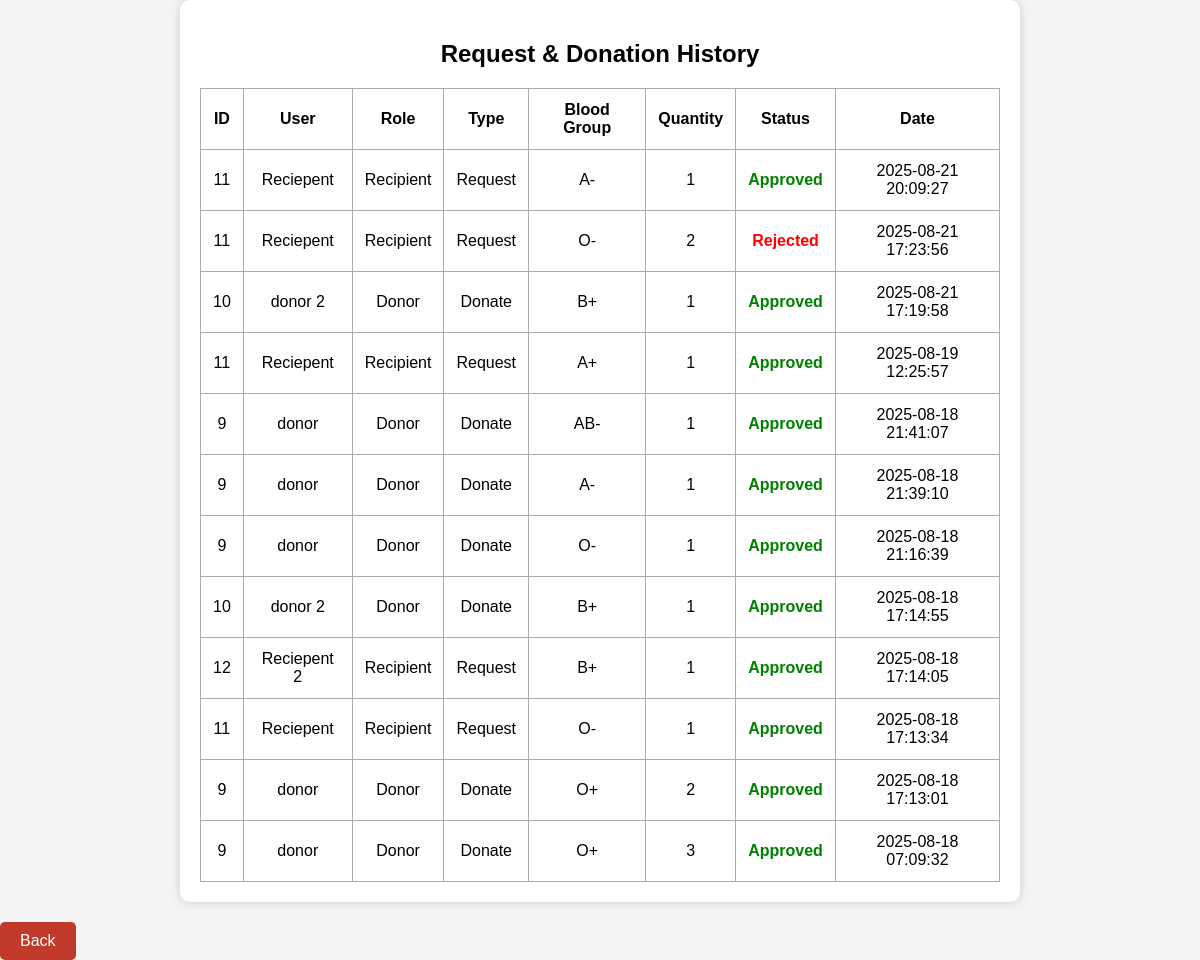
Page /admin/history.php (signed in) on the committed database.
### tables this page shows
CREATE TABLE `blood_requests` (
  `id` int(11) NOT NULL,
  `user_id` int(11) NOT NULL,
  `blood_group` varchar(5) NOT NULL,
  `quantity` int(11) NOT NULL,
  `request_type` enum('donate','request') NOT NULL,
  `status` enum('pending','approved','rejected') DEFAULT 'pending',
  `request_date` timestamp NOT NULL DEFAULT current_timestamp()
);

CREATE TABLE `users` (
  `id` int(11) NOT NULL,
  `name` varchar(100) NOT NULL,
  `email` varchar(100) NOT NULL,
  `password` varchar(255) NOT NULL,
  `role` enum('admin','donor','recipient') NOT NULL,
  `age` int(11) DEFAULT NULL,
  `gender` enum('Male','Female','Other') DEFAULT NULL,
  `phone` varchar(20) DEFAULT NULL,
  `address` text DEFAULT NULL,
  `created_at` timestamp NOT NULL DEFAULT current_timestamp()
);

### admin/history.php (the view, shortened to what this page needs)
<?php
include ('../includes/db.php');
$sql = "SELECT * FROM blood_requests , users WHERE blood_requests.status IN ('approved','rejected') AND users.id = blood_requests.user_id ORDER BY blood_requests.request_date DESC";
$res = mysqli_query($conn,$sql);
?>
<!DOCTYPE html>
<html>
<head>
    <link rel="stylesheet" href="../Css/admin.css">
</head>
<body>
<div class="dashboard">
    <h2>Request & Donation History</h2>
    <table>
        <tr>
            <th>ID</th>
            <th>User</th>
            <th>Role</th>
            <th>Type</th>
            <th>Blood Group</th>
            <th>Quantity</th>
            <th>Status</th>
            <th>Date</th>
        </tr>
        <?php while ($row = mysqli_fetch_assoc($res)) { ?>
        <tr>
            <td><?= $row['id'] ?></td>
            <td><?= htmlspecialchars($row['name']) ?></td>
            <td><?= ucfirst($row['role']) ?></td>
            <td><?= ucfirst($row['request_type']) ?></td>
            <td><?= $row['blood_group'] ?></td>
            <td><?= $row['quantity'] ?></td>
            <td>
                <?php if ($row['status'] === 'approved') { ?>
                    <span class="approved">Approved</span>
                <?php } else { ?>
                    <span class="rejected">Rejected</span>
                <?php } ?>
            </td>
            <td><?= $row['request_date'] ?></td>
        </tr>
        <?php } ?>
    </table>
</div>
<a href="dashboard.php">Back</a>
</body>
</html>

### Css/admin.css (style rules this page uses)
body { font-family: Arial; background: #f4f4f4; margin: 0; padding: 0; }
.dashboard { padding: 20px; max-width: 600px; margin: 40px auto; background: white; border-radius: 10px; box-shadow: 0 0 10px #ccc; text-align: center; }
a { color: white; background: #c0392b; padding: 10px 20px; text-decoration: none; border-radius: 5px; display: inline-block; margin-top: 20px; }
.approved { color: green; font-weight: bold; }
.rejected { color: red; font-weight: bold; }
.dashboard { max-width: 800px; margin: auto; padding: 20px; font-family: Arial, sans-serif; }
.dashboard h2 { text-align: center; margin-bottom: 20px; }
table { width: 100%; border-collapse: collapse; margin-top: 10px; }
table, th, td { border: 1px solid #aaa; }
th, td { padding: 12px; text-align: center; font-size: 16px; }

### rows in the picture
blood_requests: user "11", user.name "Reciepent", user.role "Recipient", request_type "Request", blood_group "A-", quantity "1", status "Approved", request_date "2025-08-21 20:09:27"
blood_requests: user "11", user.name "Reciepent", user.role "Recipient", request_type "Request", blood_group "O-", quantity "2", status "Rejected", request_date "2025-08-21 17:23:56"
blood_requests: user "10", user.name "donor 2", user.role "Donor", request_type "Donate", blood_group "B+", quantity "1", status "Approved", request_date "2025-08-21 17:19:58"
blood_requests: user "11", user.name "Reciepent", user.role "Recipient", request_type "Request", blood_group "A+", quantity "1", status "Approved", request_date "2025-08-19 12:25:57"
blood_requests: user "9", user.name "donor", user.role "Donor", request_type "Donate", blood_group "AB-", quantity "1", status "Approved", request_date "2025-08-18 21:41:07"
blood_requests: user "9", user.name "donor", user.role "Donor", request_type "Donate", blood_group "A-", quantity "1", status "Approved", request_date "2025-08-18 21:39:10"
blood_requests: user "9", user.name "donor", user.role "Donor", request_type "Donate", blood_group "O-", quantity "1", status "Approved", request_date "2025-08-18 21:16:39"
blood_requests: user "10", user.name "donor 2", user.role "Donor", request_type "Donate", blood_group "B+", quantity "1", status "Approved", request_date "2025-08-18 17:14:55"
blood_requests: user "12", user.name "Reciepent 2", user.role "Recipient", request_type "Request", blood_group "B+", quantity "1", status "Approved", request_date "2025-08-18 17:14:05"
blood_requests: user "11", user.name "Reciepent", user.role "Recipient", request_type "Request", blood_group "O-", quantity "1", status "Approved", request_date "2025-08-18 17:13:34"
blood_requests: user "9", user.name "donor", user.role "Donor", request_type "Donate", blood_group "O+", quantity "2", status "Approved", request_date "2025-08-18 17:13:01"
blood_requests: user "9", user.name "donor", user.role "Donor", request_type "Donate", blood_group "O+", quantity "3", status "Approved", request_date "2025-08-18 07:09:32"
